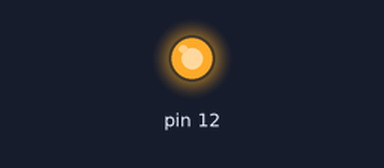
This sketch was run on a simulated Arduino Uno, built with avr-gcc and run on an emulated ATmega328P. On the bench: output pins drawn as LEDs (lit = HIGH).

Above: at 2.5 s.
At 5.5 s:
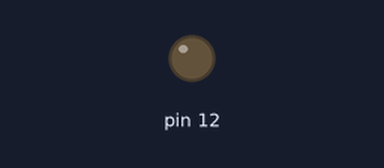
Timing chart, 0 to 7.8 s (numbered marks = the images above):
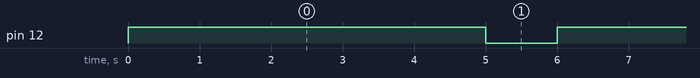

The sketch:

prog1.ino
```cpp
//LED small pin - GND
void setup() {
pinMode(12, OUTPUT);
}
void loop() {
digitalWrite(12, HIGH);
delay(5000);
digitalWrite(12, LOW);
delay(1000);
}
```

prog2.c
```cpp
int IRPin = 3;
int led=13;
int value;
void setup(){
pinMode(IRPin, INPUT);
Serial.begin(9600);
pinMode(13,OUTPUT);
}
void loop(){
value = digitalRead(IRPin);
Serial.println(value);
if(digitalRead(IRPin)==1)
digitalWrite(led,HIGH);
else
digitalWrite(led,LOW);
}
```

Measured:
- by itself, pin 12: alternates HIGH for 5.0 s and LOW for 1.0 s
